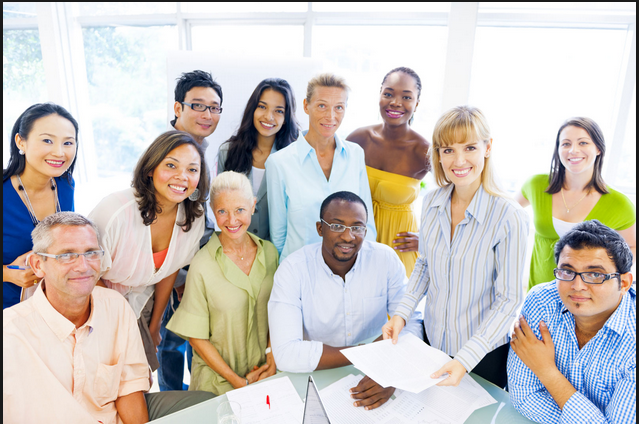
#> input picture people.png, 639 x 424 px
$ python faceDetector.py
#> lines starting #> are read from the running program, lines starting #| are printed output that depends on the picture; after the words box and inside, x2 and y2 are one past the last pixel; in counts of white or black regions, pixels touching at a corner belong together
import cv2 #opencv

#Load face cascade
face_cascade = cv2.CascadeClassifier("haarcascade_frontalface_default.xml")

#Load Image
img = cv2.imread('people.png',cv2.IMREAD_COLOR)
#> img is the input picture: shape (424, 639, 3); mean B, G, R 190.3, 195.4, 201.2

#Detect faces in the image via face_cascade
faces = face_cascade.detectMultiScale(img, 1.3, 5)
#> faces = [[246, 91, 48, 48], [305, 87, 49, 49], [554, 125, 48, 48], [178, 86, 54, 54], [27, 119, 59, 59], [430, 127, 60, 60], [151, 146, 57, 57], [48, 228, 65, 65], [550, 246, 71, 71]]

#For location and size of each faces
for(x, y, w, h) in faces:

    #draw a blue rectangle
    cv2.rectangle(img, (x, y), (x+w, y+h), (255, 0, 0),  2)
#> this loop made 9 passes
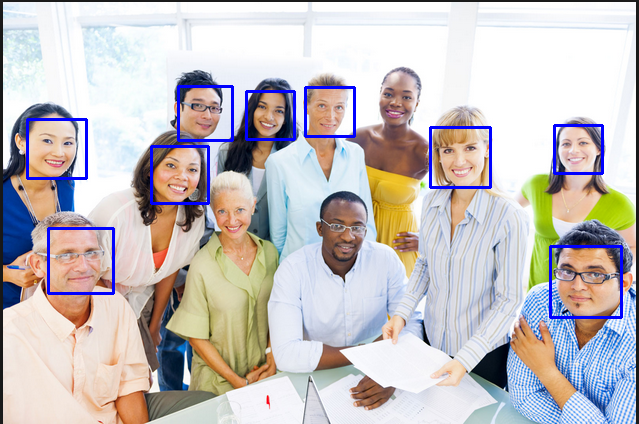
#> img: shape (424, 639, 3); 2.25% of pixels changed, all inside (x1, y1, x2, y2) = (26, 85, 623, 319)

#Finally show the processed image
cv2.imshow("Haarcascade Demo", img)
